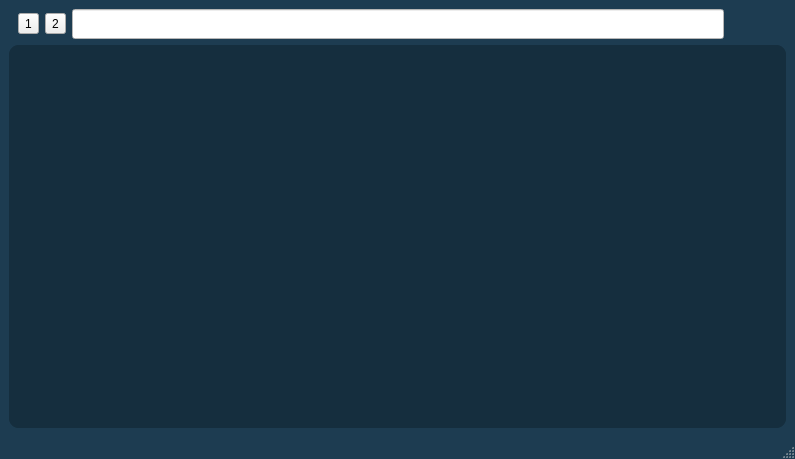
<?xml version="1.0" encoding="UTF-8"?>
<ui version="4.0">
 <class>main</class>
 <widget class="QMainWindow" name="main">
  <property name="geometry">
   <rect>
    <x>0</x>
    <y>0</y>
    <width>795</width>
    <height>459</height>
   </rect>
  </property>
  <property name="windowTitle">
   <string>LIAI Concreto</string>
  </property>
  <property name="styleSheet">
   <string notr="true">QMainWindow{
	background-color: #1d3c51;
}

QWidget#scroll_area_contents{
	background-color: #152e3e;
}

/*QAbstractButton{
	background-color: #fdfdfd;
	border: 1px solid #d0d0d0;
	border-radius: 2px;
}

QAbstractButton:hover{
	background-color: #e0eef9;
	border: 1px solid #0078d4;
}

QAbstractButton:pressed{
	background-color: #cce4f7;
	border: 1px solid #005499;
}*/

QScrollArea{
	background-color: #152e3e;;
}</string>
  </property>
  <widget class="QWidget" name="centralwidget">
   <layout class="QVBoxLayout" name="verticalLayout">
    <item>
     <layout class="QHBoxLayout" name="horizontalLayout_3">
      <item>
       <widget class="QWidget" name="toolbar" native="true">
        <layout class="QHBoxLayout" name="horizontalLayout">
         <property name="topMargin">
          <number>0</number>
         </property>
         <property name="bottomMargin">
          <number>0</number>
         </property>
         <item>
          <widget class="QToolButton" name="btn_grafico">
           <property name="text">
            <string>1</string>
           </property>
           <property name="icon">
            <iconset resource="resources.qrc">
             <normaloff>:/main/icons/graphic_mode.png</normaloff>:/main/icons/graphic_mode.png</iconset>
           </property>
           <property name="iconSize">
            <size>
             <width>30</width>
             <height>30</height>
            </size>
           </property>
          </widget>
         </item>
         <item>
          <widget class="QToolButton" name="btn_tabla">
           <property name="text">
            <string>2</string>
           </property>
           <property name="icon">
            <iconset resource="resources.qrc">
             <normaloff>:/main/icons/table_mode.png</normaloff>:/main/icons/table_mode.png</iconset>
           </property>
           <property name="iconSize">
            <size>
             <width>30</width>
             <height>30</height>
            </size>
           </property>
          </widget>
         </item>
         <item>
          <widget class="QLineEdit" name="le_filtrar">
           <property name="minimumSize">
            <size>
             <width>0</width>
             <height>30</height>
            </size>
           </property>
           <property name="font">
            <font>
             <family>Inter</family>
             <pointsize>11</pointsize>
            </font>
           </property>
           <property name="styleSheet">
            <string notr="true">background-color: white;
color: black;</string>
           </property>
           <property name="alignment">
            <set>Qt::AlignLeading|Qt::AlignLeft|Qt::AlignVCenter</set>
           </property>
          </widget>
         </item>
        </layout>
       </widget>
      </item>
      <item>
       <spacer name="horizontalSpacer">
        <property name="orientation">
         <enum>Qt::Horizontal</enum>
        </property>
        <property name="sizeType">
         <enum>QSizePolicy::Fixed</enum>
        </property>
        <property name="sizeHint" stdset="0">
         <size>
          <width>40</width>
          <height>20</height>
         </size>
        </property>
       </spacer>
      </item>
      <item>
       <widget class="QLabel" name="label">
        <property name="text">
         <string/>
        </property>
        <property name="pixmap">
         <pixmap resource="resources.qrc">:/main/images/liai_logo.png</pixmap>
        </property>
       </widget>
      </item>
     </layout>
    </item>
    <item>
     <widget class="QScrollArea" name="scroll_area">
      <property name="font">
       <font>
        <family>Ink Free</family>
       </font>
      </property>
      <property name="styleSheet">
       <string notr="true">border-radius: 10px;
</string>
      </property>
      <property name="widgetResizable">
       <bool>true</bool>
      </property>
      <widget class="QWidget" name="scroll_area_contents">
       <property name="geometry">
        <rect>
         <x>0</x>
         <y>0</y>
         <width>773</width>
         <height>327</height>
        </rect>
       </property>
      </widget>
     </widget>
    </item>
   </layout>
  </widget>
  <widget class="QMenuBar" name="menubar">
   <property name="geometry">
    <rect>
     <x>0</x>
     <y>0</y>
     <width>795</width>
     <height>26</height>
    </rect>
   </property>
  </widget>
  <widget class="QStatusBar" name="statusbar"/>
 </widget>
 <resources>
  <include location="resources.qrc"/>
 </resources>
 <connections/>
</ui>
